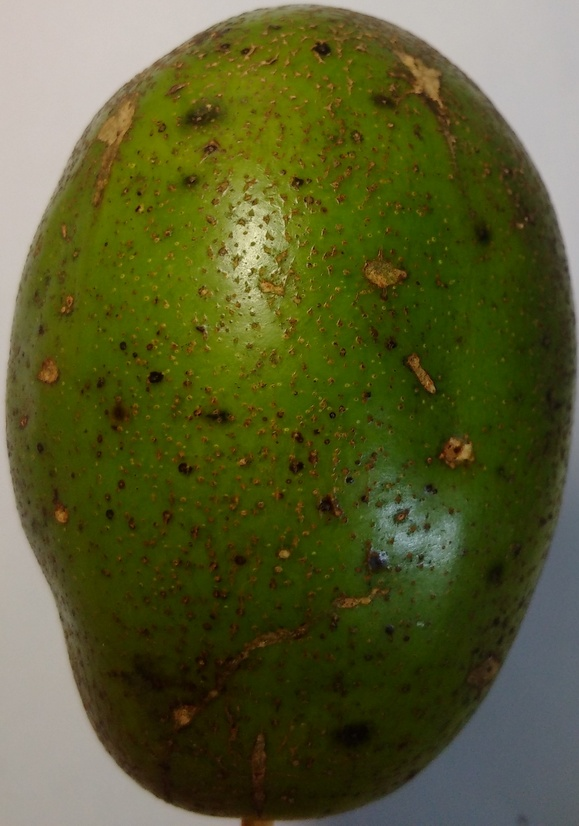
#> input picture Train/Ambarella/108.jpg, 579 x 826 px
$ python -i train.py   (imports and definitions only)   (Python 2 division)   (older library calls are emulated)
#> lines starting #> are read from the running program, lines starting #| are printed output that depends on the picture; after the words box and inside, x2 and y2 are one past the last pixel; in counts of white or black regions, pixels touching at a corner belong together
#> further down, picture is the input picture: shape (826, 579, 3); mean B, G, R 45.8, 90.8, 88.2
import cv2
import numpy as np
import os
import glob
import mahotas as mt
from sklearn.svm import LinearSVC
from scipy.stats import kurtosis
from scipy.stats import skew
from sklearn.multiclass import OneVsRestClassifier
from sklearn.svm import SVC
from sklearn.ensemble import AdaBoostClassifier
from sklearn.ensemble import BaggingClassifier
from sklearn.externals import joblib
from sklearn.multiclass import OneVsOneClassifier

def extract_features(image):
	# calculate haralick texture features for 4 types of adjacency
	image=cv2.resize(image,(224,224))
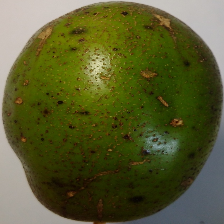
#> image: shape (224, 224, 3); mean of channels 0, 1, 2 45.7, 90.7, 88; drawn as B, G, R
	h=image[:,:,0]
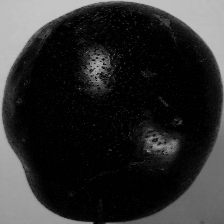
#> h: shape (224, 224); min 0, max 198, mean 45.7
	s=image[:,:,1]
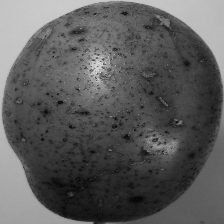
#> s: shape (224, 224); min 4, max 228, mean 90.7
	v=image[:,:,2]
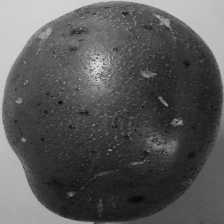
#> v: shape (224, 224); min 8, max 234, mean 88
	blur = cv2.GaussianBlur(s,(5,5),0)
	ret3,th3 = cv2.threshold(blur,0,255,cv2.THRESH_BINARY+cv2.THRESH_OTSU)
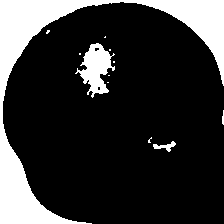
#> th3: shape (224, 224); 19.6% white; 12 white regions (8 under 20 px), largest, box (x1, y1, x2, y2) and area: (0, 0, 224, 224) 8586, (75, 43, 115, 98) 1072, (153, 141, 176, 152) 104, (222, 110, 224, 125) 23
#> ret3 = 122
	h=h*th3
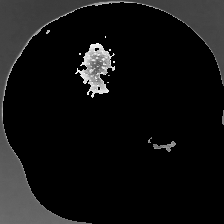
#> h: shape (224, 224); min 0, max 255, mean 18.4
	v=v*th3
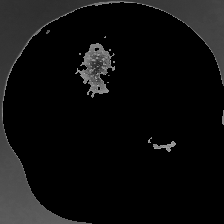
#> v: shape (224, 224); min 0, max 180, mean 14.5
	s=s*th3
#> (the run stopped early here; a loop or call above may not have finished)

$ run again, on Train/Carrot/113.jpg
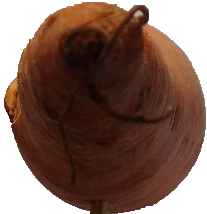
#> input picture Train/Carrot/113.jpg, 207 x 214 px
#> picture is the input picture: shape (214, 207, 3); mean B, G, R 88.2, 99.1, 127.6
#> in extract_features, `ret3,th3 = cv2.threshold(blur,0,255,cv2.THRESH_BINARY+cv2.THRESH_OTSU)`:
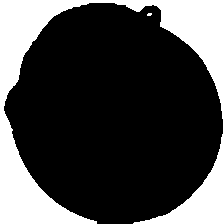
#> th3: shape (224, 224); 27.1% white; 2 white regions (1 under 20 px), largest, box (x1, y1, x2, y2) and area: (0, 0, 224, 224) 13592
#> ret3 = 146
#> in extract_features, `h=h*th3`:
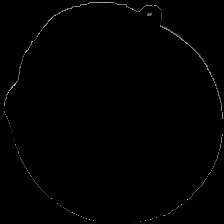
#> h: shape (224, 224); min 0, max 180, mean 1.6

$ run again, on Train/Carrot/135.jpg
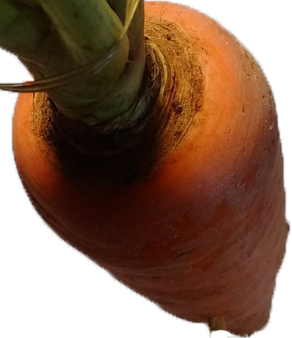
#> input picture Train/Carrot/135.jpg, 292 x 338 px
#> picture is the input picture: shape (338, 292, 3); mean B, G, R 85, 104, 135.2
#> in extract_features, `ret3,th3 = cv2.threshold(blur,0,255,cv2.THRESH_BINARY+cv2.THRESH_OTSU)`:
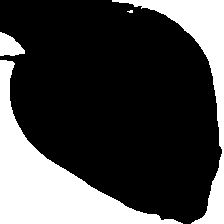
#> th3: shape (224, 224); 26.9% white; 4 white regions (1 under 20 px), largest, box (x1, y1, x2, y2) and area: (0, 60, 183, 224) 8679, (112, 0, 224, 224) 4426, (0, 32, 25, 56) 403
#> ret3 = 149
#> in extract_features, `h=h*th3`:
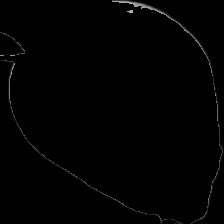
#> h: shape (224, 224); min 0, max 177, mean 1.8

$ run again, on Train/Grape/106.jpg
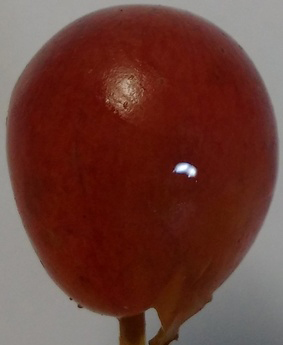
#> input picture Train/Grape/106.jpg, 283 x 345 px
#> picture is the input picture: shape (345, 283, 3); mean B, G, R 53.2, 61.4, 106.2
#> th3: shape (224, 224); 31.8% white; 4 white regions, box (x1, y1, x2, y2) and area: (0, 0, 224, 224) 15311, (90, 49, 110, 71) 309, (115, 200, 128, 224) 206, (138, 105, 156, 115) 114
#> ret3 = 81
#> in extract_features, `v=v*th3`:
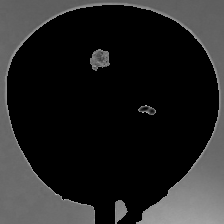
#> v: shape (224, 224); min 0, max 194, mean 36.1
